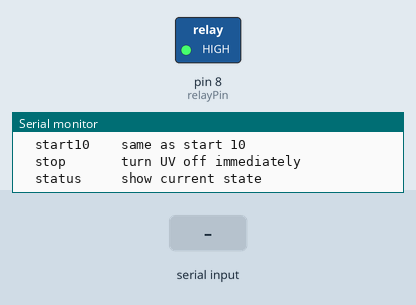
Bench run of a sketch on a simulated Arduino Uno, built with avr-gcc and run on an emulated ATmega328P. Parts: switched loads named in the sketch (green lamp = pin HIGH), the last lines printed to the serial monitor. Inputs (shaded band) come from the test bench.

Above: at 1.7 s.
1.8 s: "start90\n" received over Serial
At 3.1 s:
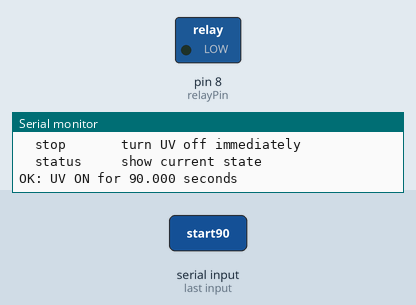
4.8 s: "stop\n" received over Serial
At 5.4 s:
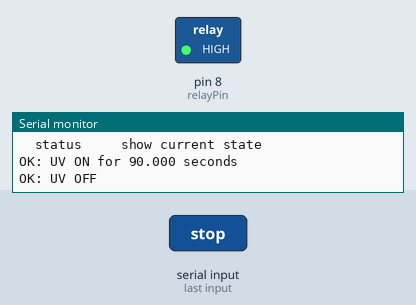
Timing chart, 0 to 7.8 s (numbered marks = the images above; inputs shaded):
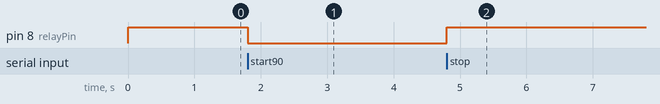

Measured:
- after the input at 1.8 s, pin 8 (relayPin): HIGH → LOW at once
- after the input at 4.8 s, pin 8 (relayPin): LOW → HIGH at once

The sketch:

uv_relay_controller.ino
```cpp
const int relayPin = 8;
const bool RELAY_ACTIVE_LOW = true;

bool uvRunning = false;
unsigned long uvOffAtMs = 0;
String inputLine = "";

void setUv(bool on) {
  bool level = on;
  if (RELAY_ACTIVE_LOW) {
    level = !level;
  }
  digitalWrite(relayPin, level ? HIGH : LOW);
  uvRunning = on;
}

void printHelp() {
  Serial.println("UV relay controller ready.");
  Serial.println("Commands:");
  Serial.println("  start 10   turn UV on for 10 seconds");
  Serial.println("  start10    same as start 10");
  Serial.println("  stop       turn UV off immediately");
  Serial.println("  status     show current state");
}

float parseStartSeconds(String command) {
  command.trim();
  command.toLowerCase();

  if (!command.startsWith("start")) {
    return -1.0;
  }

  String valueText = command.substring(5);
  valueText.trim();
  if (valueText.length() == 0) {
    return -1.0;
  }

  return valueText.toFloat();
}

void printStatus() {
  Serial.print("UV ");
  Serial.println(uvRunning ? "ON" : "OFF");
}

void handleCommand(String command) {
  command.trim();
  if (command.length() == 0) {
    return;
  }

  String lower = command;
  lower.toLowerCase();

  if (lower == "stop" || lower == "off") {
    setUv(false);
    uvOffAtMs = 0;
    Serial.println("OK: UV OFF");
    return;
  }

  if (lower == "status") {
    printStatus();
    return;
  }

  if (lower == "help" || lower == "?") {
    printHelp();
    return;
  }

  float seconds = parseStartSeconds(command);
  if (seconds > 0.0) {
    unsigned long durationMs = (unsigned long)(seconds * 1000.0);
    setUv(true);
    uvOffAtMs = millis() + durationMs;
    Serial.print("OK: UV ON for ");
    Serial.print(seconds, 3);
    Serial.println(" seconds");
    return;
  }

  Serial.println("ERROR: Use start <seconds>, stop, status, or help.");
}

void pollSerial() {
  while (Serial.available() > 0) {
    char ch = (char)Serial.read();
    if (ch == '\n' || ch == '\r') {
      handleCommand(inputLine);
      inputLine = "";
      continue;
    }

    if (inputLine.length() < 40) {
      inputLine += ch;
    } else {
      inputLine = "";
      Serial.println("ERROR: Command too long.");
    }
  }
}

void setup() {
  pinMode(relayPin, OUTPUT);
  setUv(false);

  Serial.begin(115200);
  delay(500);
  Serial.println("UV default OFF.");
  printHelp();
}

void loop() {
  pollSerial();

  if (uvRunning && uvOffAtMs != 0 && (long)(millis() - uvOffAtMs) >= 0) {
    setUv(false);
    uvOffAtMs = 0;
    Serial.println("OK: UV timed OFF");
  }
}
```
